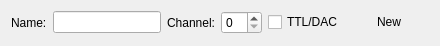
<?xml version="1.0" encoding="UTF-8"?>
<ui version="4.0">
 <class>AuxiliaryOutputWidget</class>
 <widget class="QWidget" name="AuxiliaryOutputWidget">
  <property name="geometry">
   <rect>
    <x>0</x>
    <y>0</y>
    <width>440</width>
    <height>46</height>
   </rect>
  </property>
  <property name="windowTitle">
   <string>Form</string>
  </property>
  <layout class="QGridLayout" name="gridLayout">
   <item row="0" column="0">
    <layout class="QHBoxLayout" name="horizontalLayout">
     <item>
      <widget class="QLabel" name="label">
       <property name="text">
        <string>Name:</string>
       </property>
       <property name="buddy">
        <cstring>nameLineEdit</cstring>
       </property>
      </widget>
     </item>
     <item>
      <widget class="QLineEdit" name="nameLineEdit"/>
     </item>
     <item>
      <widget class="QLabel" name="label_2">
       <property name="text">
        <string>Channel:</string>
       </property>
       <property name="buddy">
        <cstring>channelSpinBox</cstring>
       </property>
      </widget>
     </item>
     <item>
      <widget class="QSpinBox" name="channelSpinBox"/>
     </item>
     <item>
      <widget class="QCheckBox" name="isDigTTLCheckBox">
       <property name="text">
        <string>TTL/DAC</string>
       </property>
       <property name="tristate">
        <bool>true</bool>
       </property>
      </widget>
     </item>
     <item>
      <widget class="QPushButton" name="createObjectPushButton">
       <property name="text">
        <string>New</string>
       </property>
       <property name="flat">
        <bool>true</bool>
       </property>
      </widget>
     </item>
    </layout>
   </item>
  </layout>
 </widget>
 <resources/>
 <connections/>
</ui>
